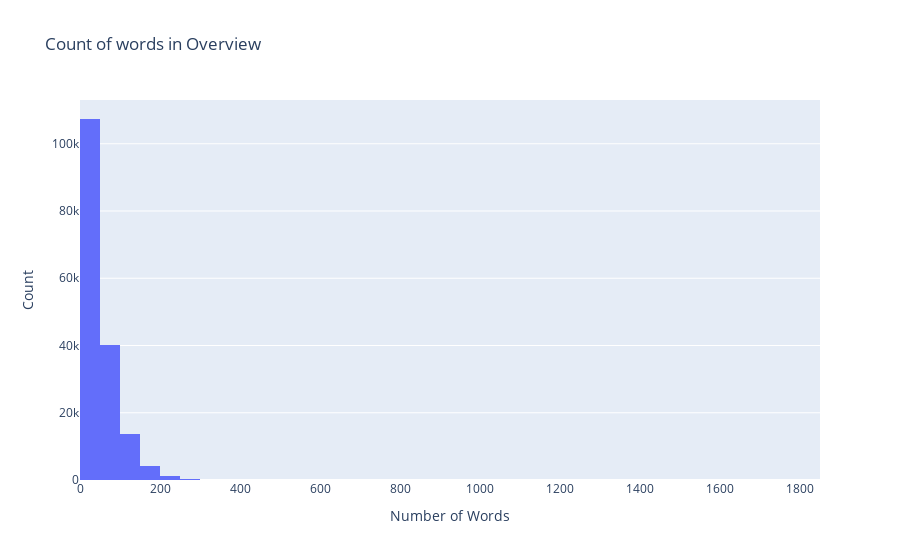

The notebook cell saved with this chart:
### Code cell
word_counts = shows['words_in_overview'].value_counts().reset_index()
word_counts.columns = ["words_in_overview", "count"]

word_counts = word_counts.sort_values('words_in_overview')

fig = px.histogram(word_counts, x="words_in_overview", y="count",  title='Count of words in Overview')

fig.update_xaxes(title_text='Number of Words')
fig.update_yaxes(title_text='Count')

fig.show()

### Figure 1 — Plotly figure (JSON) as saved in the notebook; plotly's stock layout.template omitted (floating-point values rounded to 4 significant figures; data arrays with more than 128 entries replaced by an {"elided": "..."} marker saying what was removed)
{"data": [{"bingroup": "x", "histfunc": "sum", "hovertemplate": "words_in_overview=%{x}<br>sum of count=%{y}<extra></extra>", "legendgroup": "", "marker": {"color": "#636efa", "pattern": {"shape": ""}}, "name": "", "orientation": "v", "showlegend": false, "type": "histogram", "x": {"elided": "359 int values"}, "xaxis": "x", "y": {"elided": "359 int values"}, "yaxis": "y"}], "layout": {"barmode": "relative", "legend": {"tracegroupgap": 0}, "title": {"text": "Count of words in Overview"}, "xaxis": {"anchor": "y", "domain": [0, 1], "title": {"text": "Number of Words"}}, "yaxis": {"anchor": "x", "domain": [0, 1], "title": {"text": "Count"}}}}
